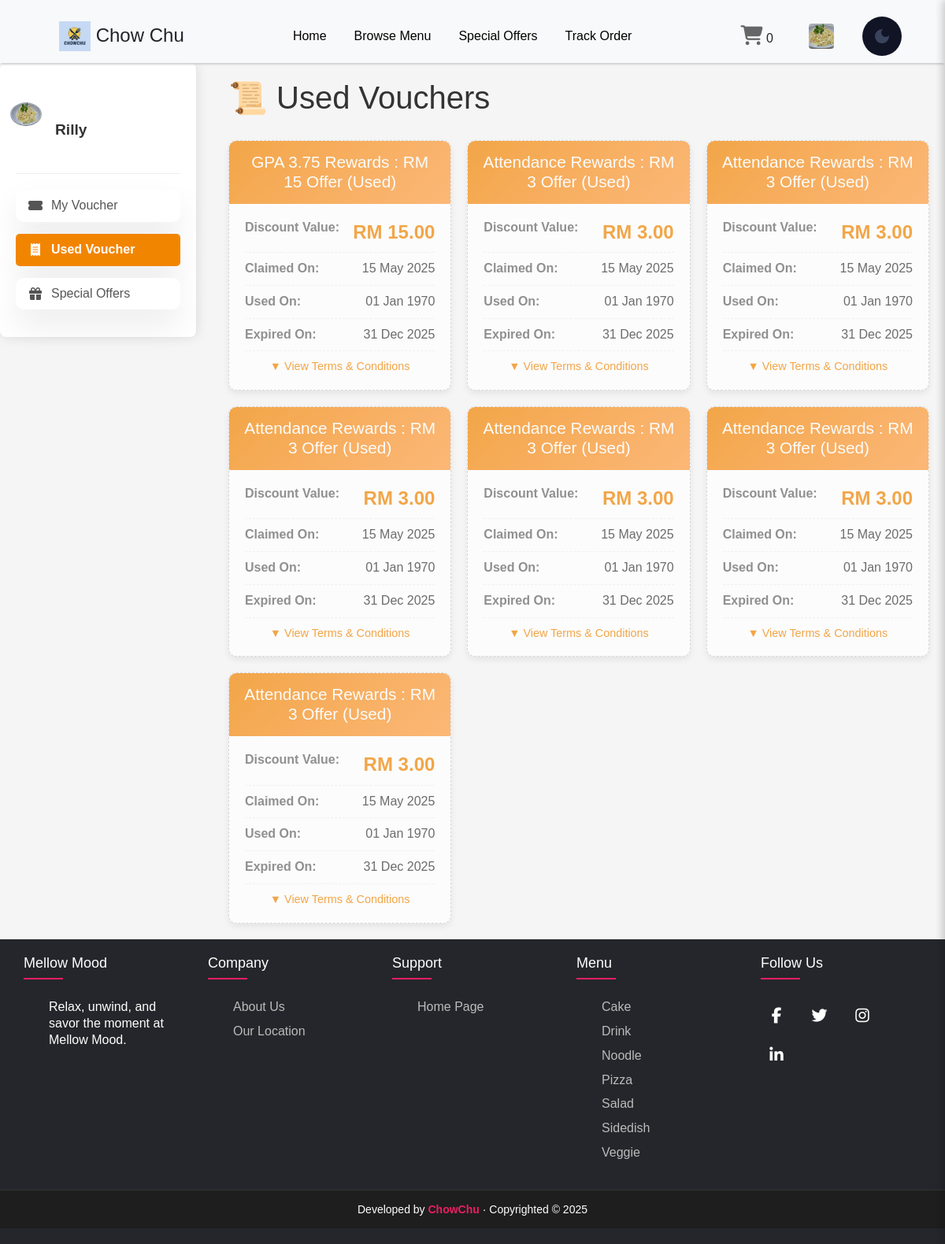
The app's page /collaborative/member/usedVoucher.php (signed in) with its own data.
### tables this page shows
CREATE TABLE `student` (
  `studentID` varchar(10) NOT NULL,
  `name` varchar(50) DEFAULT NULL,
  `email` varchar(100) DEFAULT NULL,
  `password` varchar(255) DEFAULT NULL,
  `phone` varchar(15) DEFAULT NULL,
  `cgpa` decimal(3,2) DEFAULT NULL,
  `profileImage` varchar(255) DEFAULT NULL
);

CREATE TABLE `voucher` (
  `voucherID` int(11) NOT NULL,
  `promoID` int(11) NOT NULL,
  `studentID` varchar(10) DEFAULT NULL,
  `isUsed` char(5) NOT NULL DEFAULT 'No',
  `collectDate` date NOT NULL,
  `usedDate` date DEFAULT NULL
);

CREATE TABLE `promotion` (
  `promoID` varchar(10) NOT NULL,
  `description` text DEFAULT NULL,
  `type` varchar(50) DEFAULT NULL,
  `discountAmount` decimal(5,2) DEFAULT NULL,
  `expiryDate` date DEFAULT NULL,
  `imagePath` varchar(255) DEFAULT NULL
);

### collaborative/member/usedVoucher.php (the view, shortened to what this page needs)
<?php
include '../component/connect.php';
include '../component/header.php';
$studentID = $_SESSION['studentID'] ?? null;
try {
    $stmt = $pdo->prepare("
        SELECT v.voucherID, v.collectDate, v.usedDate, p.promoID, p.type, p.discountAmount, p.expiryDate, p.description
        FROM voucher v
        JOIN promotion p ON v.promoID = p.promoID
        WHERE v.studentID = :studentID
        AND v.isUsed = 'Yes'
        ORDER BY v.usedDate DESC
    ");
    $stmt->execute([':studentID' => $studentID]);
    $vouchers = $stmt->fetchAll(PDO::FETCH_ASSOC);
} catch (PDOException $e) {
    die("Error fetching used vouchers: " . $e->getMessage());
}
?>
<!DOCTYPE html>
<html lang="en">
<head>
    <link rel="stylesheet" href="../css/myVoucher.css">
</head>
<body>
    <div class="page-wrapper">
        <div class="sidebar-container">
            <?php include '../component/sidebar.php'; ?>
        </div>
        <div class="vouchers-container">
            <h1 class="page-title">📜 Used Vouchers</h1>
            <?php if (count($vouchers) > 0): ?>
                <div class="vouchers-grid">
                    <?php foreach ($vouchers as $voucher): ?>
                        <div class="voucher-card used">
                            <div class="voucher-header">
                                <h3 class="voucher-title"><?= htmlspecialchars($voucher['type']) ?> (Used)</h3>
                            </div>
                            <div class="voucher-body">
                                <div class="voucher-detail">
                                    <span class="detail-label">Discount Value:</span>
                                    <span class="discount-value">RM <?= number_format($voucher['discountAmount'], 2) ?></span>
                                </div>
                                <div class="voucher-detail">
                                    <span class="detail-label">Claimed On:</span>
                                    <span class="detail-value"><?= date('d M Y', strtotime($voucher['collectDate'])) ?></span>
                                </div>
                                <div class="voucher-detail">
                                    <span class="detail-label">Used On:</span>
                                    <span class="detail-value"><?= date('d M Y', strtotime($voucher['usedDate'])) ?></span>
                                </div>
                                <div class="voucher-detail">
                                    <span class="detail-label">Expired On:</span>
                                    <span class="detail-value"><?= date('d M Y', strtotime($voucher['expiryDate'])) ?></span>
                                </div>
                                <div class="terms-toggle" onclick="toggleTerms(this)">▼ View Terms & Conditions</div>
                            </div>
                        </div>
                    <?php endforeach; ?>
                </div>
            <?php endif; ?>
        </div>
    </div>
    <?php include '../component/footer.php'; ?>
</body>
</html>

### collaborative/component/header.php (shortened to what this page needs)
<?php
$loggedIn = isset($_SESSION['studentID']);
$studentID = $loggedIn ? $_SESSION['studentID'] : null;
if ($loggedIn) {
    $sql = "SELECT * FROM student WHERE studentID = :studentID";
    $stmt = $pdo->prepare($sql);
    $stmt->bindParam(':studentID', $studentID, PDO::PARAM_STR);
    $stmt->execute();
    if ($stmt->rowCount() === 1) {
        $student = $stmt->fetch(PDO::FETCH_ASSOC);
        $userImage = $student['profileImage'];
    }
}
$uniqueProductCount = 0;
?>
<!DOCTYPE html>
<html lang="en">
<head>
    <link rel="stylesheet" href="../css/header.css">
    <link rel="stylesheet" href="../css/footer.css">
    <link rel="stylesheet" href="../css/main.css">
    <link rel="stylesheet" href="../css/menu.css">
    <link rel="stylesheet" href="../css/cart.css">
    <link rel="stylesheet" href="../css/order.css">
    <link rel="stylesheet" href="../css/trackOrder.css">
    <link rel="stylesheet" href="../css/order_detail.css">
    <link rel="stylesheet" href="../css/account.css">
    <link rel="stylesheet" href="../css/popularFood.css">
    <link href="https://cdnjs.cloudflare.com/ajax/libs/font-awesome/6.4.2/css/all.min.css" rel="stylesheet">
    <link href="https://cdn.jsdelivr.net/npm/bootstrap@5.3.0/dist/css/bootstrap.min.css" rel="stylesheet">
</head>
<body>
    <header>
        <div class="header-container">
        <h1>
            <a href="../index.php">
                <img src="../image/chowChu.png" alt="Mellow Mood Logo" class="logo">
                Chow Chu
            </a>
        </h1>
        <div class="nav-bar">
            <a href="../index.php" class="nav-item home-btn" id="homeBtn">Home</a>
            <a href="../member/menu.php" class="nav-item" id="browseMenuBtn">Browse Menu</a>
            <a href="../member/specialOffers.php" class="nav-item" id="specialOffersBtn">Special Offers</a>
            <a href="../member/trackOrder.php" class="nav-item" id="trackOrderBtn">Track Order</a>
        </div>
            <div class="header-icons">
                <a href="#" id="cartButton">
                    <i class="fa fa-shopping-cart"></i>
                    <span class="item_count"><?php echo isset($uniqueProductCount) ? $uniqueProductCount : 0; ?></span>
                </a>
                <div class="user-dropdown">
                    <span id="user-text">
                        <?php if (isset($_SESSION['studentID']) && !empty($_SESSION['studentID'])): ?>
                            <a href="" class="logout-btn" id="profile-btn">
                            <?php
                                $userImagePath = isset($userImage) && !empty($userImage) ? "../" . $userImage : "../images/default-image.jpg";
                            ?>
                            <img src="<?php echo htmlspecialchars($userImagePath); ?>" alt="Profile Image" class="profile-img">
                            </a>
                        <?php endif; ?>
                    </span>
                </div>
                <button id="theme-switch" class="darkmode">
                    <svg xmlns="http://www.w3.org/2000/svg" height="24px" viewBox="0 -960 960 960" width="24px"><path d="M480-120q-150 0-255-105T120-480q0-150 105-255t255-105q14 0 27.5 1t26.5 3q-41 29-65.5 75.5T444-660q0 90 63 153t153 63q55 0 101-24.5t75-65.5q2 13 3 26.5t1 27.5q0 150-105 255T480-120Z"/></svg>
                </button>
            </div>
        </div>
    </header>
</body>
</html>

### collaborative/component/sidebar.php (shortened to what this page needs)
<?php
include 'connect.php';
$currentPage = basename($_SERVER['PHP_SELF']);
$studentID = $_SESSION['studentID'] ?? null;
$profileImage = 'user.png';
if ($studentID) {
    try {
        $stmt = $pdo->prepare("SELECT profileImage FROM student WHERE studentID = :studentID");
        $stmt->execute(['studentID' => $studentID]);
        $student = $stmt->fetch(PDO::FETCH_ASSOC);
        if ($student && !empty($student['profileImage'])) {
            $profileImage = $student['profileImage'];
        }
    } catch (PDOException $e) {
    }
}
?>
<div class="sidebar">
    <div class="sidebar-header">
        <div class="profile-pic">
            <img src="../<?= htmlspecialchars($profileImage) ?>" alt="Profile Picture">
        </div>
        <div class="username"><?= htmlspecialchars($_SESSION['name'] ?? 'Username') ?></div>
    </div>
    <ul class="sidebar-menu">
        <li class="menu-item <?= $currentPage === 'myVoucher.php' ? 'active' : '' ?>">
            <a href="myVoucher.php"><i class="fas fa-ticket-alt"></i> My Voucher</a>
        </li>
        <li class="menu-item <?= $currentPage === 'usedVoucher.php' ? 'active' : '' ?>">
            <a href="usedVoucher.php"><i class="fas fa-receipt"></i> Used Voucher</a>
        </li>
        <li class="menu-item <?= $currentPage === 'specialOffers.php' ? 'active' : '' ?>">
            <a href="specialOffers.php"><i class="fas fa-gift"></i> Special Offers</a>
        </li>
    </ul>
</div>

### collaborative/css/header.css (style rules this page uses)
body, input, button, textarea, select { font: 16px 'Roboto', sans-serif; }
html, body { height: 100%; margin: 0; }
body { margin: 0; height: 100vh; display: grid; grid: auto auto 1fr auto / auto; }
header { background-color: #f8f9fa; height: 80px; box-sizing: border-box; padding: 20px 45px; position: sticky; top: 0; left: 0; width: 100%; z-index: 1000; box-shadow: 0 4px 2px -2px rgb(209, 209, 209); }
.header-container { display: flex; justify-content: space-between; align-items: center; width: 100%; padding: 0 10px; }
header h1 { margin: 0; padding-left: 20px; background: url(/image/petlogo.png) no-repeat left / 30px; font-size: 24px; }
h1 { display: flex; align-items: center; gap: 10px; }
h1 .logo { width: 40px; height: auto; }
header a { color: inherit; text-decoration: none; }
.header-icons { display: flex; gap: 15px; align-items: center; }
.header-icons i { font-size: 25px; cursor: pointer; color: #666; }
.nav-bar { display: flex; align-items: center; gap: 15px; }
.nav-item { padding: 10px 10px; font-size: 16px; text-decoration: none; color: black; border-radius: 20px; transition: background-color 0.3s ease, color 0.3s ease; }
#cartButton { margin-right: 15px; }
.profile-pic { width: 40px; height: 40px; border-radius: 50%; margin-right: 10px; }
.user-dropdown { position: relative; display: inline-block; cursor: pointer; }
#user-text { font-size: 16px; font-weight: bold; color: black; padding: 10px 15px; display: inline-block; cursor: pointer; }
.darkmode { --base-color: #070b1d; --base-variant: #101425; --text-color: #ffffff; --secondary-text: #a4a5b8; --primary-color: #3a435d; --accent-color: #0071ff; }
button { border: none; padding: .8em 2em; background-color: var(--primary-color); color: white; border-radius: 4px; font: inherit; text-transform: uppercase; font-weight: 500; cursor: pointer; }
#theme-switch { height: 50px; width: 50px; padding: 0; border-radius: 50%; background-color: var(--base-variant); display: flex; justify-content: center; align-items: center; position: static; top: 20px; right: 20px; margin-right: 0; }
#theme-switch svg { fill: var(--primary-color); }
.profile-img { width: 32px; height: 32px; object-fit: cover; border-radius: 4px; margin-right: 6px; vertical-align: middle; }

### collaborative/css/footer.css (style rules this page uses)
ul { list-style: none; padding: 0; margin: 0; }

### collaborative/css/main.css (style rules this page uses)
:root { --color-first: #695aed; --color-second: #350286; --color-third: #fdf1f3; --color-white: #fff; --text-large: 60px; --text-medium: 23px; --text-regular: 13px; --font-weight-thin: 300; --font-weight-regular: 400; --font-weight-medium: 500; --font-weight-bold: 700; --box-shadow-main: 0px 20px 40px rgba(0, 0, 0, 0.08); --border-radius: 10px; --animate: all 0.3s ease-in-out; }
* { padding: 0; margin: 0; box-sizing: border-box; scroll-behavior: smooth; line-height: 1.3; font-family: "Rubik", sans-serif; }
.menu-item { border-radius: var(--border-radius); box-shadow: var(--box-shadow-main); background-color: var(--color-white); transition: transform 0.3s ease-in-out; }

### collaborative/css/order.css (style rules this page uses)
button { padding: 10px 20px; font-size: 16px; color: white; background-color: #007bff; border: none; cursor: pointer; text-align: center; }

### collaborative/css/trackOrder.css (style rules this page uses)
.sidebar-container { width: 250px; margin-right: 20px; }

### collaborative/css/order_detail.css (style rules this page uses)
button { cursor: pointer; padding: 10px 15px; background-color: #ff9800; border: none; color: white; border-radius: 5px; font-size: 16px; }

### collaborative/css/account.css (style rules this page uses)
.sidebar { width: 250px; background-color: #ffffff; display: flex; flex-direction: column; align-items: center; padding: 90px 0; box-shadow: 2px 0 8px rgba(0, 0, 0, 0.05); border-right: 1px solid #e5e7eb; border-radius: 10px; margin-right: 30px; }
.profile-pic { display: flex; flex-direction: column; justify-content: center; align-items: center; gap: 12px; margin-bottom: 30px; }
.profile-pic img { width: 80px; border-radius: 50%; margin-bottom: 10px; transition: transform 0.3s ease; }

### collaborative/css/popularFood.css (style rules this page uses)
button { padding: 10px 15px; background-color: #4CAF50; color: white; border: none; border-radius: 5px; cursor: pointer; margin: 5px; }

### records on screen
student: profileImage (placeholder picture)
voucher: promoID.type "GPA 3.75 Rewards : RM 15 Offer", promoID.discountAmount "15.00", collectDate "15 May 2025", usedDate "01 Jan 1970", promoID.expiryDate "31 Dec 2025"
voucher: promoID.type "Attendance Rewards : RM 3 Offer", promoID.discountAmount "3.00", collectDate "15 May 2025", usedDate "01 Jan 1970", promoID.expiryDate "31 Dec 2025"
voucher: promoID.type "Attendance Rewards : RM 3 Offer", promoID.discountAmount "3.00", collectDate "15 May 2025", usedDate "01 Jan 1970", promoID.expiryDate "31 Dec 2025"
voucher: promoID.type "Attendance Rewards : RM 3 Offer", promoID.discountAmount "3.00", collectDate "15 May 2025", usedDate "01 Jan 1970", promoID.expiryDate "31 Dec 2025"
voucher: promoID.type "Attendance Rewards : RM 3 Offer", promoID.discountAmount "3.00", collectDate "15 May 2025", usedDate "01 Jan 1970", promoID.expiryDate "31 Dec 2025"
voucher: promoID.type "Attendance Rewards : RM 3 Offer", promoID.discountAmount "3.00", collectDate "15 May 2025", usedDate "01 Jan 1970", promoID.expiryDate "31 Dec 2025"
voucher: promoID.type "Attendance Rewards : RM 3 Offer", promoID.discountAmount "3.00", collectDate "15 May 2025", usedDate "01 Jan 1970", promoID.expiryDate "31 Dec 2025"

### other values on screen
$uniqueProductCount "0"
$_SESSION['name'] "Rilly"
$type "Cake"
$type "Drink"
$type "Noodle"
$type "Pizza"
$type "Salad"
$type "Sidedish"
$type "Veggie"
